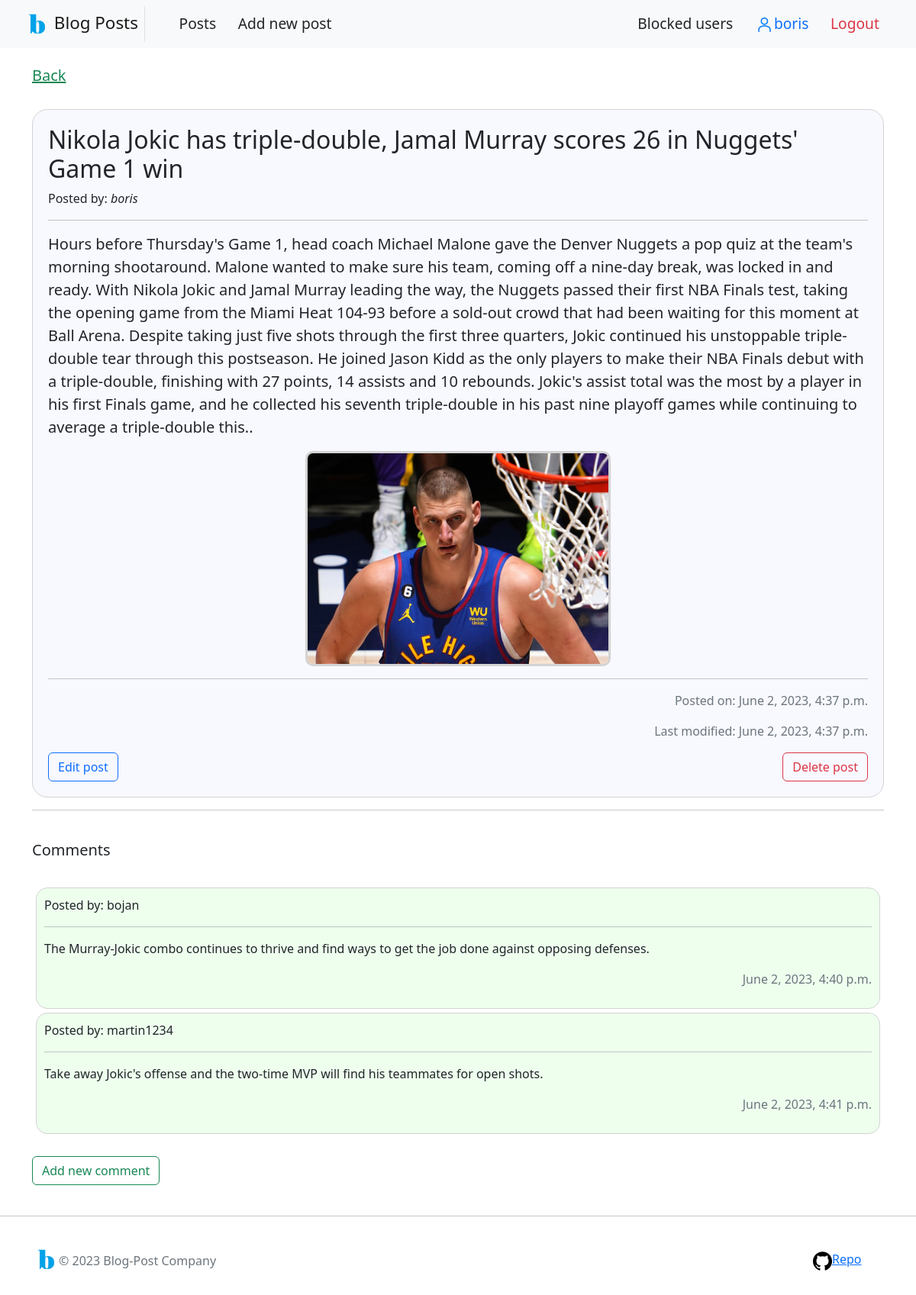
Page /2/ (signed in) on the committed database.
### posts/models.py (models this page shows, shortened)
class Post(models.Model):
    title = models.CharField(max_length=200)
    author = models.ForeignKey(User, on_delete=models.CASCADE, null=True, blank=True)
    content = models.TextField(null=True, blank=True)
    image = models.ImageField(upload_to="upload/",default=None, null=True, blank=True)
    date_created = models.DateTimeField(auto_now_add=True, editable=True)
    date_modified = models.DateTimeField(auto_now_add=True)

class PostComment(models.Model):
    posted_by = models.ForeignKey(User, on_delete=models.CASCADE, null=True, blank=True)
    post = models.ForeignKey(Post, on_delete=models.CASCADE, null=True, blank=True)
    comment = models.TextField()
    comment_date = models.DateTimeField(auto_now_add=True)

### posts/views.py (the view)
# urls.py: path("<int:post_id>/", views.detail, name="detail"),
@login_required
def detail(request, post_id):
    post = get_object_or_404(Post, pk=post_id)
    comments = PostComment.objects.filter(post=post)
    if request.method == 'POST':
        form = CommentForm(request.POST)
        if form.is_valid():
            comment = form.save(commit=False)
            comment.posted_by = request.user
            comment.post = post
            form.save()
            return redirect('detail', post_id)
    else:
        form = CommentForm()
    context = {"post": post, "form": form, "comments": comments}
    return render(request, "detail.html", context)

### posts/templates/detail.html (shortened to what this page needs)
{% extends 'base/main.html' %}
{% block content %}
    <div class="container">
        <h5><a class="link-success" href="{% url 'home' %}">Back</a></h5><br>
        <div class="post">
            <h2>{{ post.title }}</h2>
            <p>Posted by: <i>{{ post.author }}</i></p>
            <hr>
            <p class="blockquote">{{ post.content }}</p>
            {% if post.image %}
                <div class="imgDiv">
                    <img class="imgPost" src="{{ MEDIA_URL }}{{ post.image.url }}" alt="No image uploaded">
                </div>
            {% endif %}
            <hr>
            <p class="text-muted text-end">Posted on: {{ post.date_created }}</p>
            <p class="text-muted text-end">Last modified: {{ post.date_modified }}</p>
            {% if request.user == post.author %}
                <div class="buttons">
                    <div class="btnL">
                        <form action="{% url 'editPost' post.id %}" method="POST">
                            <button class="btn btn-outline-primary" type="submit">Edit post</button>
                        </form>
                    </div>
                    <div class="btnR">
                        <form action="{% url 'deletePost' post.id %}" method="POST">
                            <button class="btn btn-outline-danger" type="submit">Delete post</button>
                        </form>
                    </div>
                </div>
            {% endif %}
        </div>
        <hr>
        <br>
        <h5>Comments</h5><br>
        {% for comment in comments %}
            <div class="comments">
                <p>Posted by: {{ comment.posted_by }}</p>
                <hr>
                <p>{{ comment.comment }}</p>
                <p class="text-muted text-end">{{ comment.comment_date }}</p>
            </div>
        {% endfor %}
        <br>
        <button class="btn btn-outline-success" onclick="formBlock()">Add new comment</button>
        <br><br>
    </div>
{% endblock %}

### posts/templates/base/navbar.html (shortened to what this page needs)
<nav class="navbar navbar-expand-sm navbar-light bg-light justify-content-between pe-5">
    <a class="navbar-brand border-end pe-2" href="{% url 'home' %}" style="margin-left: 30px;">
        <img width="35" src="../../../static/staticfiles/logo.png">
        Blog Posts
    </a>
    <a class="nav-link active" aria-current="page" href="{% url 'home' %}">Posts</a>
    <a class="nav-link active" aria-current="page" href="{% url 'add' %}">Add new post</a>
    {% if user.is_authenticated %}
    <div class="nav-item ">
        <a class="nav-link" aria-current="page" href="{% url 'blockedUsers' %}">Blocked users</a>
    </div>
    <div class="nav-item">
        <a class="text-primary nav-link" aria-current="page" href="{% url 'profile' %}"><img width="25"
                                                                                             src="../../../static/staticfiles/userIcon.png"><span>{{ request.user }}</span></a>
    </div>
    <div class="nav-item">
        <a class="text-danger nav-link" aria-current="page" href="{% url 'logoutView' %}">Logout</a>
    </div>
    {% else %}
    <div class="nav-item">
        <a class="nav-link" aria-current="page" href="{% url 'login' %}">Login</a>
    </div>
    {% endif %}
</nav><br>

### static/staticfiles/style.css (style rules this page uses)
.post { background: ghostwhite; }
.comments { background: #eeffee; }
.comments { border-radius: 15px; border: 1px solid lightgray; padding: 10px; margin: 5px; background: #eeffee; }
.post { padding: 20px; border-radius: 20px; border: 1px solid lightgray; background: ghostwhite; }
.buttons { display: flex; justify-content: space-between; }
.imgPost { width: 100%; max-width: 400px; border: 3px solid lightgray; border-radius: 10px; }
.imgDiv { text-align: center; }
.navbar { font-size: 1.2rem; }
.navbar-brand { font-size: 1.4rem; }

### rows in the picture
Post: title "Nikola Jokic has triple-double, Jamal Murray scores 26 in Nuggets' Game 1 win", author "boris", content "Hours before Thursday's Game 1, head coach Michael Malone gave the Denver Nuggets a pop quiz at the team's morning shootaround. Malone wanted to make sure his team, coming off a nine-day break, was locked in and ready. With Nikola Jokic and Jamal Murray leading the way, the Nuggets passed their first NBA Finals test, taking the opening game from the Miami Heat 104-93 before a sold-out crowd that had been waiting for this moment at Ball Arena. Despite taking just five shots through the first three quarters, Jokic continued his unstoppable triple-double tear through this postseason. He joined Jason Kidd as the only players to make their NBA Finals debut with a triple-double, finishing with 27…", image (picture), date_created "June 2, 2023, 4:37 p.m.", date_modified "June 2, 2023, 4:37 p.m."
PostComment: posted_by "bojan", comment "The Murray-Jokic combo continues to thrive and find ways to get the job done against opposing defenses.", comment_date "June 2, 2023, 4:40 p.m."
PostComment: posted_by "martin1234", comment "Take away Jokic's offense and the two-time MVP will find his teammates for open shots.", comment_date "June 2, 2023, 4:41 p.m."

### other values in the picture
{{ request.user }} "boris"
